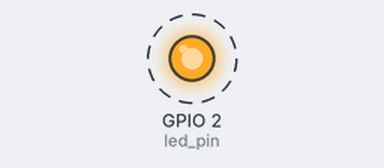
The sketch below on a simulated ESP32. On the bench: output pins drawn as LEDs (lit = HIGH). Dashed ring = blinking. What the sketch prints to the serial monitor is not drawn.

Above: at 0.2 s.
Timing chart, 0 to 3.0 s (numbered marks = the images above):
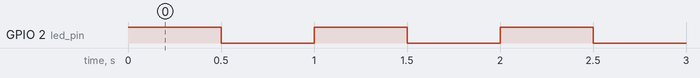

Measured:
- by itself, GPIO 2 (led_pin): alternates HIGH for 0.50 s and LOW for 0.50 s

The sketch:

Blinking_led.ino
```cpp
// Using only 1 core
#if CONFIG_FREERTOS_UNICORE
static const BaseType_t app_cpu = 0;
#else
static const BaseType_t app_cpu = 1;
#endif

static const int led_pin = 2;

void toggleLED_500ms(void *parameter)
{
  while (1)
  {
    digitalWrite(led_pin, HIGH);
    Serial.println("Task 1 (500ms ON)");
    vTaskDelay(500 / portTICK_PERIOD_MS);

    digitalWrite(led_pin, LOW);
    Serial.println("Task 1 (500ms OFF)");
    vTaskDelay(500 / portTICK_PERIOD_MS);
  }
}

void toggleLED_1sec(void *parameter)
{
  while (1)
  {
    digitalWrite(led_pin, HIGH);
    Serial.println("Task 2 (1s ON)");
    vTaskDelay(1000 / portTICK_PERIOD_MS);

    digitalWrite(led_pin, LOW);
    Serial.println("Task 2 (1s OFF)");
    vTaskDelay(1000 / portTICK_PERIOD_MS);
  }
}

void setup()
{
  Serial.begin(115200);
  pinMode(led_pin, OUTPUT);

  // Task 1: 500ms blink
  xTaskCreatePinnedToCore(
      toggleLED_500ms,
      "Toggle LED 500ms",
      2048,
      NULL,
      1,     // priority 1
      NULL,
      app_cpu);

  // Task 2: 1s blink
  xTaskCreatePinnedToCore(
      toggleLED_1sec,
      "Toggle LED 1sec",
      2048,
      NULL,
      1,     // same priority
      NULL,
      app_cpu);
}

void loop()
{
  // Nothing here, tasks run independently
}
```
